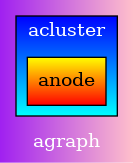

This chart was generated by the following Python code:
"""Gradient colors"""

import graphviz

def example_g_c_n():
    g = graphviz.Graph('G', format='png')
    g.attr(bgcolor='purple:pink', label='agraph', fontcolor='white')

    with g.subgraph(name='cluster1') as c:
        c.attr(fillcolor='blue:cyan', label='acluster', fontcolor='white',
               style='filled', gradientangle='270')
        c.attr('node', shape='box', fillcolor='red:yellow',
               style='filled', gradientangle='90')
        c.node('anode')
    return g

if __name__ == "__main__":
    g = example_g_c_n()
    g.view()
